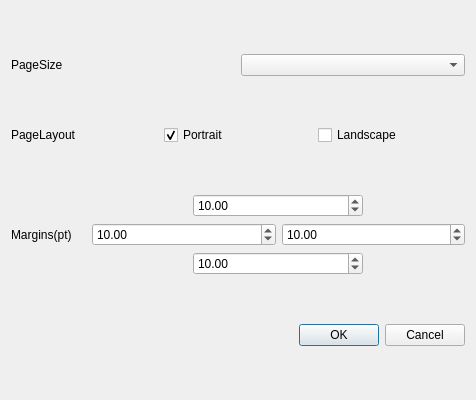
<?xml version="1.0" encoding="UTF-8"?>
<ui version="4.0">
 <class>ToPdfDlg</class>
 <widget class="QDialog" name="ToPdfDlg">
  <property name="geometry">
   <rect>
    <x>0</x>
    <y>0</y>
    <width>476</width>
    <height>400</height>
   </rect>
  </property>
  <property name="windowTitle">
   <string>Convert To PDF</string>
  </property>
  <layout class="QVBoxLayout" name="verticalLayout">
   <item>
    <layout class="QHBoxLayout" name="horizontalLayout">
     <item>
      <widget class="QLabel" name="label">
       <property name="text">
        <string>PageSize</string>
       </property>
      </widget>
     </item>
     <item>
      <widget class="QComboBox" name="comboBox_PageSize"/>
     </item>
    </layout>
   </item>
   <item>
    <layout class="QHBoxLayout" name="horizontalLayout_2">
     <item>
      <widget class="QLabel" name="label_2">
       <property name="text">
        <string>PageLayout</string>
       </property>
      </widget>
     </item>
     <item>
      <widget class="QCheckBox" name="checkBox_Portrait">
       <property name="text">
        <string>Portrait</string>
       </property>
       <property name="checked">
        <bool>true</bool>
       </property>
      </widget>
     </item>
     <item>
      <widget class="QCheckBox" name="checkBox_Landscape">
       <property name="text">
        <string>Landscape</string>
       </property>
       <property name="tristate">
        <bool>false</bool>
       </property>
      </widget>
     </item>
    </layout>
   </item>
   <item>
    <layout class="QHBoxLayout" name="horizontalLayout_3" stretch="1,5">
     <item>
      <widget class="QLabel" name="label_3">
       <property name="text">
        <string>Margins(pt)</string>
       </property>
      </widget>
     </item>
     <item>
      <layout class="QVBoxLayout" name="verticalLayout_3">
       <item alignment="Qt::AlignHCenter">
        <widget class="QDoubleSpinBox" name="doubleSpinBox_Top">
         <property name="enabled">
          <bool>true</bool>
         </property>
         <property name="sizePolicy">
          <sizepolicy hsizetype="Minimum" vsizetype="Fixed">
           <horstretch>0</horstretch>
           <verstretch>0</verstretch>
          </sizepolicy>
         </property>
         <property name="minimumSize">
          <size>
           <width>170</width>
           <height>0</height>
          </size>
         </property>
         <property name="maximum">
          <double>999.990000000000009</double>
         </property>
         <property name="value">
          <double>10.000000000000000</double>
         </property>
        </widget>
       </item>
       <item>
        <layout class="QHBoxLayout" name="horizontalLayout_5">
         <item>
          <widget class="QDoubleSpinBox" name="doubleSpinBox_Left">
           <property name="maximum">
            <double>999.990000000000009</double>
           </property>
           <property name="value">
            <double>10.000000000000000</double>
           </property>
          </widget>
         </item>
         <item>
          <widget class="QDoubleSpinBox" name="doubleSpinBox_Right">
           <property name="maximum">
            <double>999.990000000000009</double>
           </property>
           <property name="value">
            <double>10.000000000000000</double>
           </property>
          </widget>
         </item>
        </layout>
       </item>
       <item alignment="Qt::AlignHCenter">
        <widget class="QDoubleSpinBox" name="doubleSpinBox_Buttom">
         <property name="minimumSize">
          <size>
           <width>170</width>
           <height>0</height>
          </size>
         </property>
         <property name="maximum">
          <double>999.990000000000009</double>
         </property>
         <property name="value">
          <double>10.000000000000000</double>
         </property>
        </widget>
       </item>
      </layout>
     </item>
    </layout>
   </item>
   <item>
    <widget class="QDialogButtonBox" name="buttonBox">
     <property name="orientation">
      <enum>Qt::Horizontal</enum>
     </property>
     <property name="standardButtons">
      <set>QDialogButtonBox::Cancel|QDialogButtonBox::Ok</set>
     </property>
    </widget>
   </item>
  </layout>
 </widget>
 <resources/>
 <connections>
  <connection>
   <sender>buttonBox</sender>
   <signal>accepted()</signal>
   <receiver>ToPdfDlg</receiver>
   <slot>accept()</slot>
   <hints>
    <hint type="sourcelabel">
     <x>248</x>
     <y>254</y>
    </hint>
    <hint type="destinationlabel">
     <x>157</x>
     <y>274</y>
    </hint>
   </hints>
  </connection>
  <connection>
   <sender>buttonBox</sender>
   <signal>rejected()</signal>
   <receiver>ToPdfDlg</receiver>
   <slot>reject()</slot>
   <hints>
    <hint type="sourcelabel">
     <x>316</x>
     <y>260</y>
    </hint>
    <hint type="destinationlabel">
     <x>286</x>
     <y>274</y>
    </hint>
   </hints>
  </connection>
 </connections>
</ui>
